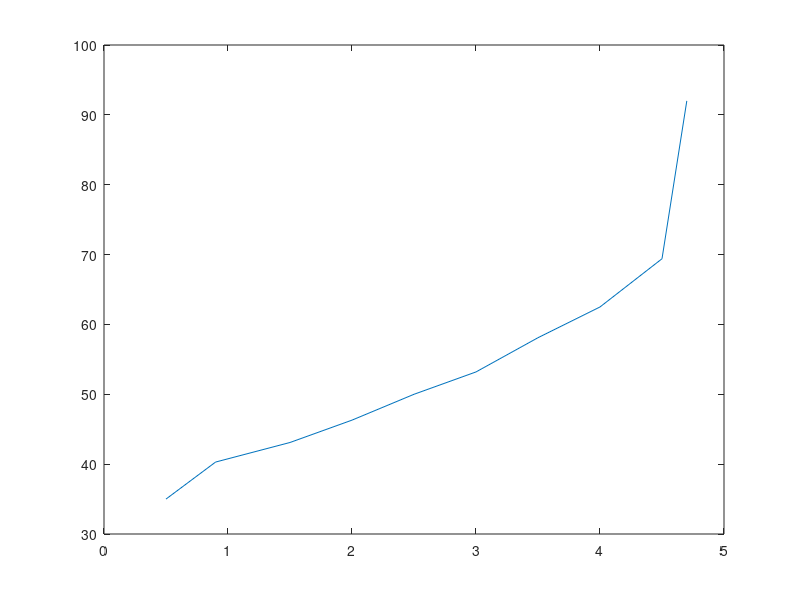

Here is the MATLAB script that generated this plot:
freq_out=[0.5; 0.9; 1.5; 2.0; 2.5; 3.0; 3.5; 4.0; 4.5; 4.7];
Vc=[35; 40.3; 43.1; 46.3; 50; 53.2; 58.1; 62.5; 69.4; 92];
plot(freq_out,Vc)